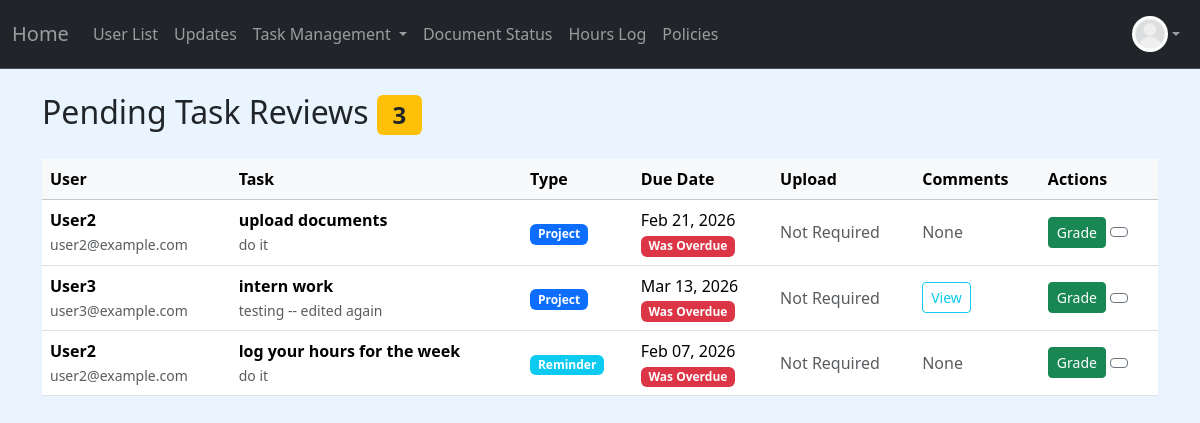
The app's page /pending/tasks (signed in) with its own data.
### project/models.py (models this page shows, shortened)
class User(db.Model, UserMixin):
    __tablename__ = 'users'
    id: Mapped[int] = mapped_column(primary_key=True)
    name: Mapped[str] = mapped_column()
    email: Mapped[str] = mapped_column(unique=True)
    address: Mapped[str] = mapped_column(default="None Provided")
    password_hash: Mapped[str] = mapped_column(db.String(128))
    date_created: Mapped[datetime] = mapped_column(DateTime, server_default=func.now())
    total_hours: Mapped[float] = mapped_column(default=0.0)
    picture: Mapped[str] = mapped_column(default="default.jpeg")
    role: Mapped[str] = mapped_column(default="user")  # "user", "volunteer", " intern", "board"
    hours: Mapped[List["Hours"]] = relationship("Hours", back_populates="user", cascade="all, delete-orphan")
    documents: Mapped[List["Document"]] = relationship("Document", back_populates="user", cascade="all, delete-orphan")
    task_assignments: Mapped[List["TaskAssignment"]] = relationship(
        "TaskAssignment",
        back_populates="user",
        cascade="all, delete-orphan"
    )

class Task(db.Model):
    __tablename__ = 'tasks'
    id = db.Column(db.Integer, primary_key=True)
    title = db.Column(db.String(200), nullable=False)
    description = db.Column(db.Text, nullable=False)
    classification = db.Column(db.String(50), nullable=False)  # 'project' or 'reminder'
    assigned_role = db.Column(db.String(50), nullable=False)   # 'intern', 'volunteer', 'board', 'specific'
    created_by = db.Column(db.Integer, db.ForeignKey('users.id'), nullable=False)
    created_at = db.Column(db.DateTime, default=datetime.utcnow)
    is_recurring = db.Column(db.Boolean, default=False)  # Whether this is a recurring reminder
    recurrence_frequency = db.Column(db.String(50), nullable=True)  # 'daily', 'weekly', 'biweekly', 'monthly'
    recurrence_end_date = db.Column(db.Date, nullable=True)  # When to stop creating new assignments
    skip_review = db.Column(db.Boolean, default=False)  # If True, reminder goes straight to 'graded' when completed
    created_by_user = db.relationship('User', foreign_keys=[created_by], backref='created_tasks', lazy=True)
    assignments: Mapped[List["TaskAssignment"]] = relationship(
        "TaskAssignment",
        back_populates="task",
        cascade="all, delete-orphan"
    )

class TaskAssignment(db.Model):
    __tablename__ = 'task_assignments'
    id: Mapped[int] = mapped_column(primary_key=True)
    task_id: Mapped[int] = mapped_column(db.ForeignKey('tasks.id'), name="fk_taskassign_task_id")
    user_id: Mapped[int] = mapped_column(db.ForeignKey('users.id'), name="fk_taskassign_user_id")
    due_date: Mapped[datetime] = mapped_column(DateTime, nullable=False)
    status: Mapped[str] = mapped_column(default="pending")
    upload: Mapped[bool] = mapped_column(default=False)
    filename: Mapped[str] = mapped_column(nullable=True)
    score: Mapped[float] = mapped_column(nullable=True)
    score_denominator: Mapped[float] = mapped_column(nullable=True)
    comments: Mapped[str] = mapped_column(default="")
    task: Mapped["Task"] = relationship("Task", back_populates="assignments")
    user: Mapped["User"] = relationship("User", back_populates="task_assignments")

### app.py (the view)
@app.route('/pending/tasks', methods=['GET'])
@login_required
@permission_required('board')
def pending_tasks():
    pending_assignments = TaskAssignment.query.filter_by(status="done").all()
    return render_template('pending_tasks.html', assignments=pending_assignments)

### app.py (called while the page is built)
@app.context_processor
def inject_now():
    return {
        'now': datetime.now,
        'today': date.today
    }

### project/models.py (called while the page is built)
@login_manager.user_loader
def load_user(user_id):
    return User.query.get(user_id)

### project/templates/pending_tasks.html (shortened to what this page needs)
{% extends "base.html" %}
{% block content %}
<div class="container mt-4">
    <div class="row">
        <div class="col-12">
            <h2 class="mb-4">
                 Pending Task Reviews
                <span class="badge bg-warning text-dark">{{ assignments|length }}</span>
            </h2>
            {% if assignments %}
                <div class="table-responsive">
                    <table class="table table-hover">
                        <thead class="table-light">
                            <tr>
                                <th>User</th>
                                <th>Task</th>
                                <th>Type</th>
                                <th>Due Date</th>
                                <th>Upload</th>
                                <th>Comments</th>
                                <th>Actions</th>
                            </tr>
                        </thead>
                        <tbody>
                            {% for assignment in assignments %}
                                {% set task = assignment.task %}
                                {% set user = assignment.user %}
                                <tr>
                                    <td>
                                        <strong>{{ user.name }}</strong><br>
                                        <small class="text-muted">{{ user.email }}</small>
                                    </td>
                                    <td>
                                        <strong>{{ task.title }}</strong><br>
                                        <small class="text-muted">{{ task.description[:50] }}{% if task.description|length > 50 %}...{% endif %}</small>
                                    </td>
                                    <td>
                                        <span class="badge {% if task.classification == 'project' %}bg-primary{% else %}bg-info{% endif %}">
                                            {{ task.classification|title }}
                                        </span>
                                    </td>
                                    <td>
                                        {{ assignment.due_date.strftime('%b %d, %Y') }}
                                        {% if assignment.due_date.date() < now().date() %}
                                            <br><span class="badge bg-danger">Was Overdue</span>
                                        {% endif %}
                                    </td>
                                    <td>
                                        {% if assignment.upload %}
                                            {% if assignment.filename %}
                                                <a href="{{ url_for('static', filename='uploads/' + assignment.filename) }}"
                                                   class="btn btn-sm btn-outline-primary" target="_blank">
                                                    <i class="fas fa-file-pdf"></i> View
                                                </a>
                                            {% else %}
                                                <span class="text-warning">
                                                    <i class="fas fa-exclamation-triangle"></i> Missing
                                                </span>
                                            {% endif %}
                                        {% else %}
                                            <span class="text-muted">Not Required</span>
                                        {% endif %}
                                    </td>
                                    <td>
                                        {% if assignment.comments %}
                                            <button type="button" class="btn btn-sm btn-outline-info"
                                                    data-bs-toggle="modal"
                                                    data-bs-target="#commentsModal{{ assignment.id }}">
                                                 View
                                            </button>
                                        {% else %}
                                            <span class="text-muted">None</span>
                                        {% endif %}
                                    </td>
                                    <td>
                                        <button type="button" class="btn btn-sm btn-success"
                                                data-bs-toggle="modal"
                                                data-bs-target="#gradeModal{{ assignment.id }}"
                                                title="Grade Task">
                                             Grade
                                        </button>
                                        <a href="{{ url_for('view_task', assignment_id=assignment.id) }}"
                                           class="btn btn-sm btn-outline-secondary" title="View Details">
                                        </a>
                                    </td>
                                </tr>
                            {% endfor %}
                        </tbody>
                    </table>
                </div>
            {% else %}
                <div class="alert alert-info">
                    <i class="fas fa-info-circle"></i> No tasks pending review at this time.
                </div>
            {% endif %}
        </div>
    </div>
</div>
{% endblock %}

### project/templates/base.html (shortened to what this page needs)
<!DOCTYPE html>
<html>
  <head>
    <link href="https://cdn.jsdelivr.net/npm/bootstrap@5.3.8/dist/css/bootstrap.min.css" rel="stylesheet">
  </head>
  <body>
    <nav class="navbar navbar-expand bg-dark border-bottom border-body" data-bs-theme="dark">
      <div class="container-fluid d-flex">
        <a class="navbar-brand" id="home-link"
            href="{% if current_user.is_authenticated and current_user.role == 'admin' %}
              {{ url_for('admin_dashboard') }}
            {% elif current_user.is_authenticated and current_user.role == 'board' %}
              {{ url_for('board_dashboard') }}
            {% elif current_user.is_authenticated and current_user.role == 'volunteer' %}
                {{ url_for('volunteer_dashboard') }}
            {% elif current_user.is_authenticated and current_user.role == 'intern' %}
                {{ url_for('intern_dashboard') }}
            {% else %}
              {{ url_for('user_dashboard') }}
          {% endif %}">
          Home
        </a>
        <ul class="navbar-nav mb-2 mb-lg-0 d-flex flex-row">
          {% if current_user.is_authenticated and current_user.role != 'user' %}
            {% if current_user.role == 'admin' or current_user.role == 'board' %}
              <li class="nav-item">
                <a class="nav-link" href="{{ url_for('user_list') }}">User List</a>
              </li>
              <li class="nav-item">
              <a class="nav-link"
              href="{{ url_for('notification') }}">
                  Updates </a>
              </li>
                <li class="nav-item dropdown">
                  <a class="nav-link dropdown-toggle" href="#" id="taskDropdown" role="button" aria-expanded="false">
                    Task Management
                  </a>
                </li>
            {% else %}
                <li class="nav-item">
                  <a class="nav-link" href="{{ url_for('my_tasks') }}">Tasks Status</a>
                </li>
            {% endif %}
            <li class="nav-item">
              <a class="nav-link" href="{{ url_for('document_status') }}">Document Status</a>
            </li>
            <li class="nav-item">
              <a class="nav-link"
              href="{{ url_for('hours_log') }}">
                  Hours Log </a>
            </li>
            <li class="nav-item">
              <a class="nav-link"
              href="{{ url_for('policies') }}">
                  Policies </a>
            </li>
          {% endif %}
        </ul>
        {% if current_user.is_authenticated %}
        <ul class="navbar-nav ms-auto mb-2 mb-lg-0">
          <li class="nav-item dropdown">
            <a class="nav-link d-flex align-items-center dropdown-toggle" href="#" id="profileDropdown" role="button" aria-expanded="false">
              <img src="{{ url_for('static', filename='profile_pics/' ~ current_user.picture ) }}" alt="Profile" style="height:36px;width:36px;border-radius:50%;">
            </a>
          </li>
        </ul>
        {% endif %}
      </div>
    </nav>
    {% block content %}
    {% endblock %}
  </body>
</html>

### project/templates/base.html (style rules this page uses)
body { background-color: #eaf4ff; }
.dropdown { position: relative; display: inline-block; }
.navbar-brand { color: rgba(255,255,255,0.55) !important; }
.navbar-nav .nav-link { color: rgba(255,255,255,0.55) !important; }

### project/templates/pending_tasks.html (style rules this page uses)
.table td { vertical-align: middle; }

### records on screen
User: picture (placeholder picture)
TaskAssignment: due_date "Feb 21, 2026", shows "Was Overdue", upload "Not Required", comments "None"
User: name "User2", email "user2@example.com"
Task: title "upload documents", description "do it", classification "Project"
TaskAssignment: due_date "Mar 13, 2026", shows "Was Overdue", upload "Not Required"
User: name "User3", email "user3@example.com"
Task: title "intern work", description "testing -- edited again", classification "Project"
TaskAssignment: due_date "Feb 07, 2026", shows "Was Overdue", upload "Not Required", comments "None"
Task: title "log your hours for the week", description "do it", classification "Reminder"

### other values on screen
{{ assignments|length }} "3"
